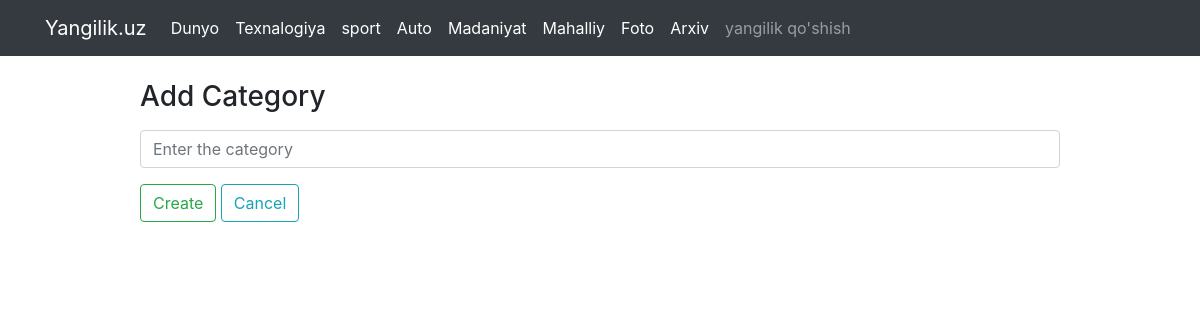
Screenshot of /admin/category/create/ with the database file from the repository.
### models.py (models this page shows)
class Category(db.Model):
    id=db.Column('ID', db.Integer,primary_key=True)
    name=db.Column('Kategoriyalar nomi', db.String(255))

### admin_news_view.py (the view)
@app.route("/admin/category/create/", methods=["GET","POST"])
def add_category_view():
    category_name=request.form.get("category_name",None)
    if category_name:
        c=Category(name=category_name)
        db.session.add(c)
        db.session.commit()
    return render_template("admin/add_category.html")

### Context.py (called while the page is built)
@app.context_processor
def category_context_manager():
    cats=Category.query.all()
    return {"kategoriyalar": cats}

### templates/admin/add_category.html
{% extends "admin/base.html" %}
{% block main %}
<div class="container">
    <div class="row mt-4">
        <div class="col-10 offset-1">
            <h3>Add Category</h3>
            <form action=""  method="POST" >
            <div class="input-group mb-3 mt-3">
                <input type="text"
                 class="form-control"
                 placeholder="Enter the category"
                 aria-label="News Title"
                 aria-describedby="basic-addon1"
                 name="category_name"
                 autocomplete="off"/>
            </div>
        <input type="submit" class="btn btn-outline-success" value="Create">
        <input type="reset" class="btn btn-outline-info" value="Cancel">
    </form>
      </div>
</div>
{% endblock %}

### templates/admin/base.html (shortened to what this page needs)
<!DOCTYPE html>
<html lang="en">
<head>
    <link rel="stylesheet" href="https://maxcdn.bootstrapcdn.com/bootstrap/4.0.0/css/bootstrap.min.css"
>
</head>
<body>
    <nav class="navbar navbar-expand-lg navbar-dark bg-dark">
        <div class="container">
            <a class="navbar-brand" href="{{ url_for('all_news_view') }}">Yangilik.uz</a>
            <div class="collapse navbar-collapse" id="navbarSupportedContent">
                <ul class="navbar-nav mr-auto">
                    {% for kat in kategoriyalar %}
                    <li class="nav-item active">
                        <a class="nav-link" href="{{ url_for('all_news_view',category=kat.id) }}"> {{kat.name}}</a>
                    </li>
                    {% endfor %}
                    <li class="nav-item">
                        <a class="nav-link" href="{{url_for('add_news_view')}}">yangilik qo'shish</a>
                    </li>
                </ul>
            </div>
        </div>
    </nav>
    {% block main %}
    {% endblock main%}
</body>
</html>

### rows the page displays
Category: name "Dunyo"
Category: name "Texnalogiya"
Category: name "sport"
Category: name "Auto"
Category: name "Madaniyat"
Category: name "Mahalliy"
Category: name "Foto"
Category: name "Arxiv"
